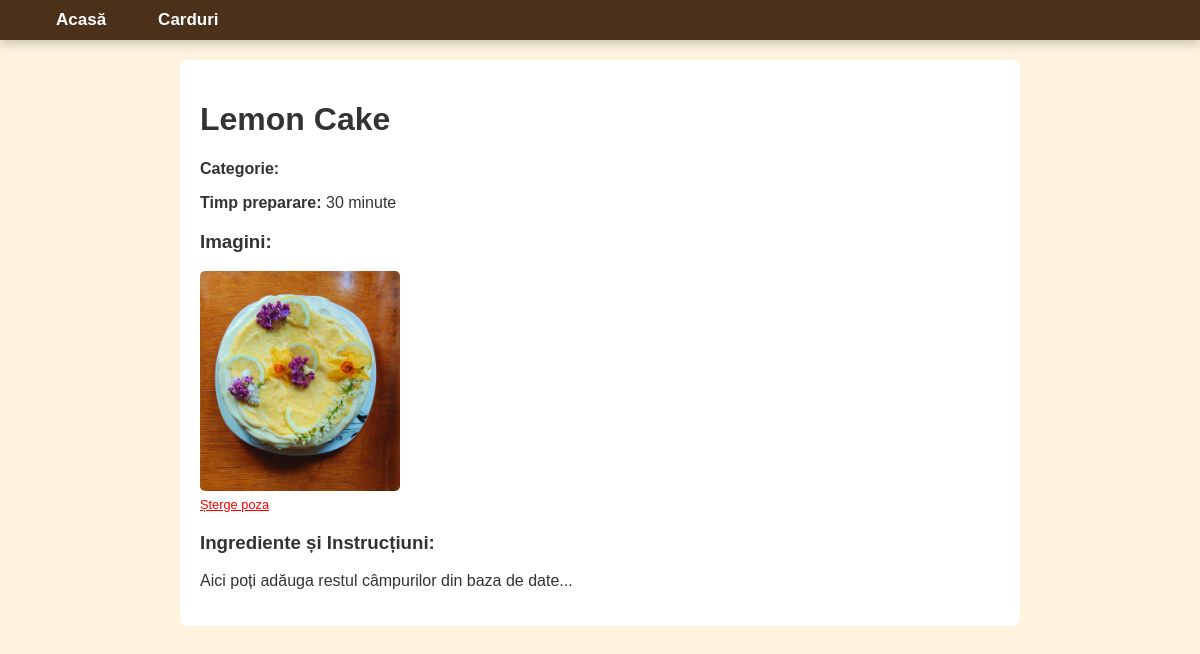
Page /vizualizare_reteta.php?id=1 on the committed database.
### tables this page shows
CREATE TABLE retete (
        id INTEGER PRIMARY KEY AUTOINCREMENT,
        id_utilizator INTEGER NOT NULL,
        nume_reteta TEXT NOT NULL,
        categorie TEXT NOT NULL,
        timp_preparare INTEGER NOT NULL,
        FOREIGN KEY (id_utilizator) REFERENCES utilizatori(id) ON DELETE CASCADE
    );

CREATE TABLE retete_imagini (
    id INTEGER PRIMARY KEY AUTOINCREMENT,
    id_reteta INTEGER NOT NULL,
    cale_fisier TEXT NOT NULL,
    FOREIGN KEY (id_reteta) REFERENCES retete(id) ON DELETE CASCADE
    );

### vizualizare_reteta.php (the view, shortened to what this page needs)
<?php
global $pdo;
$id_reteta = (int)$_GET['id'];
$stmt = $pdo->prepare("SELECT * FROM retete WHERE id = ?");
$stmt->execute([$id_reteta]);
$reteta = $stmt->fetch();
$stmt_img = $pdo->prepare("SELECT * FROM retete_imagini WHERE id_reteta = ?");
$stmt_img->execute([$id_reteta]);
$imagini = $stmt_img->fetchAll();
?>
<!DOCTYPE html>
<html lang="ro">
<head>
    <link rel="stylesheet" href="css/orizontal.css">
</head>
<body>
<nav class="navbar">
    <ul class="nav-center">
        <li><a href="home5.html">Acasă</a></li>
        <li><a href="carduri.php">Carduri</a></li>
    </ul>
</nav>
<div style="max-width: 800px; margin: 20px auto; padding: 20px; background: #fff; border-radius: 8px;">
    <h1><?php echo htmlspecialchars($reteta['nume_reteta']); ?></h1>
    <p><strong>Categorie:</strong> <?php echo htmlspecialchars($reteta['categorie']); ?></p>
    <p><strong>Timp preparare:</strong> <?php echo $reteta['timp_preparare']; ?> minute</p>
    <h3>Imagini:</h3>
    <div style="display: flex; gap: 10px; flex-wrap: wrap;">
        <?php foreach ($imagini as $img): ?>
            <div style="position: relative;">
                <img src="<?php echo htmlspecialchars($img['cale_fisier']); ?>" width="200" style="border-radius: 5px;">
                <br>
                <a href="sterge_poza.php?id=<?php echo $img['id']; ?>&reteta=<?php echo $id_reteta; ?>"
                   style="color: red; font-size: 0.8em;"
                   onclick="return confirm('Ștergi poza?')">Șterge poza</a>
            </div>
        <?php endforeach; ?>
    </div>
    <h3>Ingrediente și Instrucțiuni:</h3>
    <p>Aici poți adăuga restul câmpurilor din baza de date...</p>
</div>
</body>
</html>

### css/orizontal.css (style rules this page uses)
:root { --culoare-fundal: #fdf3de; --culoare-text: #333333; --culoare-meniu: #4b3119; --culoare-hover: #614822; }
body { background-color: var(--culoare-fundal); color: var(--culoare-text); font-family: Arial, sans-serif; margin: 0; padding: 0; }
.navbar { display: flex; align-items: center; justify-content: space-between; background-color: var(--culoare-meniu); padding: 10px 40px; box-shadow: 0 4px 10px rgba(0, 0, 0, 0.2); top: 0; z-index: 1000; }
.nav-center { display: flex; list-style-type: none; margin: 0; padding: 0; gap: 20px; }
.nav-center li a { text-decoration: none; color: white; font-weight: 600; font-size: 17px; padding: 8px 16px; border-radius: 20px; transition: all 0.3s ease; }
body { animation: fadeSlide 1s ease-out; }
body { position: relative; overflow-x: hidden; }

### rows in the picture
retete: nume_reteta "Lemon Cake", timp_preparare "30"
retete_imagini: cale_fisier (picture)
